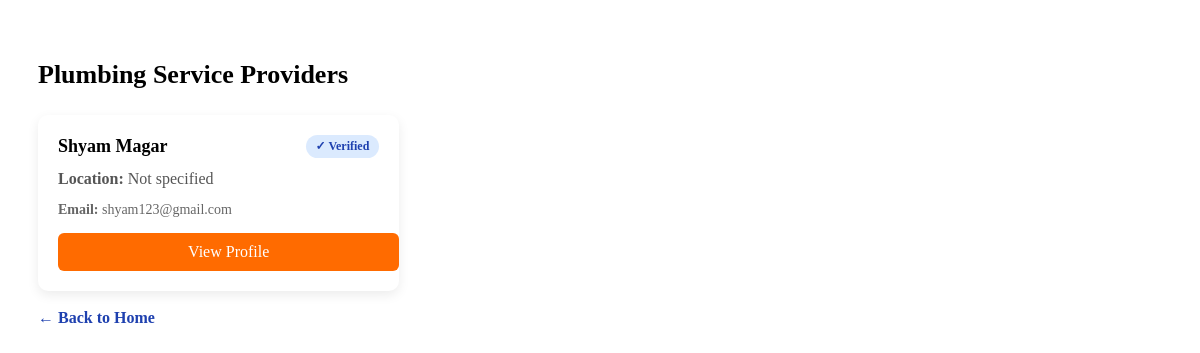
Screenshot of /booking/category/plumbing/ with the database file from the repository.
### account/models.py (models this page shows, shortened)
class ProviderCategory(models.Model):
    CATEGORY_CHOICES = [
        ("painting", "Painting"),
        ("plumbing", "Plumbing"),
        ("electrical", "Electrical"),
        ("cleaning", "Cleaning"),
        ("carpentry", "Carpentry"),
        ("ac_repair", "AC Repair"),
    ]
    provider = models.ForeignKey(
        Profile,
        on_delete=models.CASCADE,
        related_name='service_categories'
    )
    category = models.CharField(
        max_length=50,
        choices=CATEGORY_CHOICES
    )
    is_verified = models.BooleanField(default=False)
    created_at = models.DateTimeField(auto_now_add=True)
    class Meta:
        unique_together = ('provider', 'category')

class Profile(models.Model):
    ROLE_CHOICES = (
        ('customer', 'Customer'),
        ('provider', 'Service Provider'),
    )
    CATEGORY_CHOICES = [
        ("painting", "Painting"),
        ("plumbing", "Plumbing"),
        ("electrical", "Electrical"),
        ("cleaning", "Cleaning"),
        ("carpentry", "Carpentry"),
        ("ac_repair", "AC Repair"),
    ]
    user = models.OneToOneField(
        User,
        on_delete=models.CASCADE,
        related_name='profile'
    )
    role = models.CharField(
        max_length=20,
    )
    phone = models.CharField(
        max_length=15,
        null=True,
        blank=True,
        unique=True,
        help_text="User's phone number"
    )
    verified_categories = models.CharField(
        max_length=255,
        null=True,
        blank=True,
        help_text="Comma-separated list of verified categories"
    )
    location = models.CharField(
        max_length=255,
        null=True,
        blank=True
    )
    latitude = models.FloatField(null=True, blank=True)
    longitude = models.FloatField(null=True, blank=True)
    is_verified = models.BooleanField(default=False)
    email_token = models.CharField(
        max_length=64,
        blank=True,
        null=True,
        unique=False,
        help_text="Email verification code or token"
    )
    created_at = models.DateTimeField(auto_now_add=True)
    updated_at = models.DateTimeField(auto_now=True)

### booking/views.py (the view)
# urls.py: path("category/<str:category>/", views.providers_by_category, name="providers_by_category"),
def providers_by_category(request, category):
    from account.models import ProviderCategory
    provider_ids = ProviderCategory.objects.filter(
        category=category,
    ).values_list('provider_id', flat=True)
    providers = Profile.objects.filter(
        id__in=provider_ids,
        role="provider",
        is_verified=True  # Only show verified providers
    ).distinct()
    return render(request, "booking/providers_by_category.html", {
        "providers": providers,
        "category": category.replace("_", " ").title(),
        "is_authenticated": request.user.is_authenticated
    })

### booking/templates/booking/providers_by_category.html (shortened to what this page needs)
{% load static %}
<!DOCTYPE html>
<html lang="en">
<head>
    <link rel="stylesheet" href="{% static 'booking/css/provider_by_category.css' %}">
</head>
<body>
<div class="page-container">
    <h2 class="page-title">{{ category }} Service Providers</h2>
    {% if providers %}
        <div class="service-grid">
            {% for provider in providers %}
                <div class="service-card">
                    <div class="service-header">
                        <h3>{{ provider.user.first_name }}</h3>
                        {% if provider.is_verified %}
                            <span class="verified-badge">✓ Verified</span>
                        {% endif %}
                    </div>
                    <p class="description">
                        <strong>Location:</strong> {{ provider.location|default:"Not specified" }}
                    </p>
                    <div class="service-meta">
                        <p><strong>Email:</strong> {{ provider.user.email }}</p>
                    </div>
                    <a href="{% url 'provider_profile' provider.id %}" class="btn-book">
                        View Profile
                    </a>
                </div>
            {% endfor %}
        </div>
    {% else %}
        <p class="empty-text">No providers available for this service.</p>
    {% endif %}
    <br>
    <a href="{% url 'home' %}" style="color: #1e40af; text-decoration: none; font-weight: 600;">← Back to Home</a>
</div>
</body>
</html>

### booking/static/booking/css/provider_by_category.css (style rules this page uses)
.page-container { padding: 30px; }
.page-title { font-size: 26px; font-weight: 600; margin-bottom: 25px; }
.service-grid { display: grid; grid-template-columns: repeat(auto-fill, minmax(280px, 1fr)); gap: 20px; }
.service-card { background: #ffffff; border-radius: 10px; padding: 20px; box-shadow: 0 4px 12px rgba(0,0,0,0.08); transition: transform 0.2s ease; }
.service-header { display: flex; justify-content: space-between; align-items: center; }
.service-header h3 { margin: 0; font-size: 18px; }
.description { margin: 12px 0; color: #555; }
.service-meta { font-size: 14px; color: #666; margin-bottom: 15px; }
.btn-book { display: inline-block; width: 100%; text-align: center; padding: 10px; background-color: #ff6b00; color: #fff; text-decoration: none; border-radius: 6px; font-weight: 500; }

### booking/templates/booking/providers_by_category.html (style rules this page uses)
.verified-badge { display: inline-flex; align-items: center; gap: 4px; background: #dbeafe; color: #1e40af; padding: 4px 10px; border-radius: 15px; font-size: 12px; font-weight: 600; }

### rows the page displays
ProviderCategory: category "Plumbing"
Profile: user.first_name "Shyam Magar", is_verified "✓ Verified", location "Not specified", user.email "shyam123@gmail.com"
